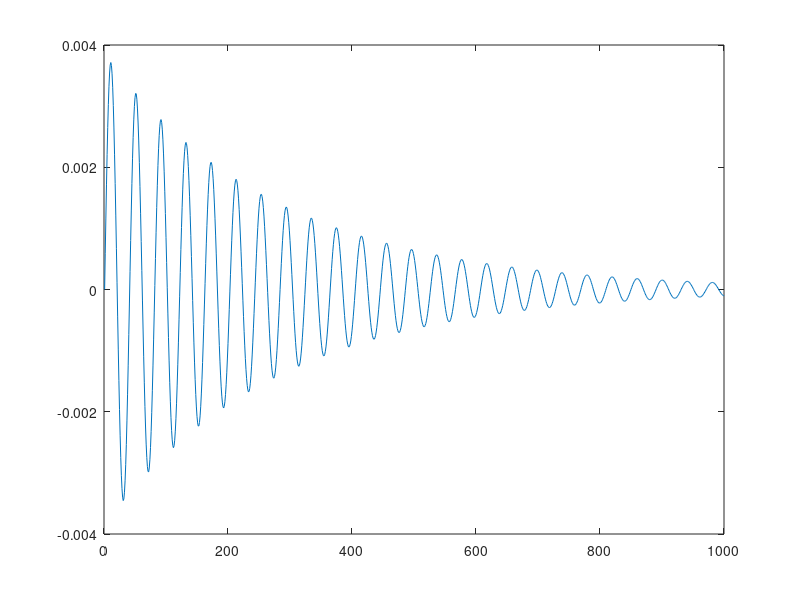

Write MATLAB code to recreate this figure.
function impulssvar()
c=100;
k=1000;
m=70;

t = linspace(0,5,1000);
y=(1./(sqrt((4.*m.*k-c.*c)./4)).*exp(-c/(2.*m).*t).*sin(sqrt((4.*m.*k-c.*c)./(4.*m)).*t));

figure
plot(y)

end